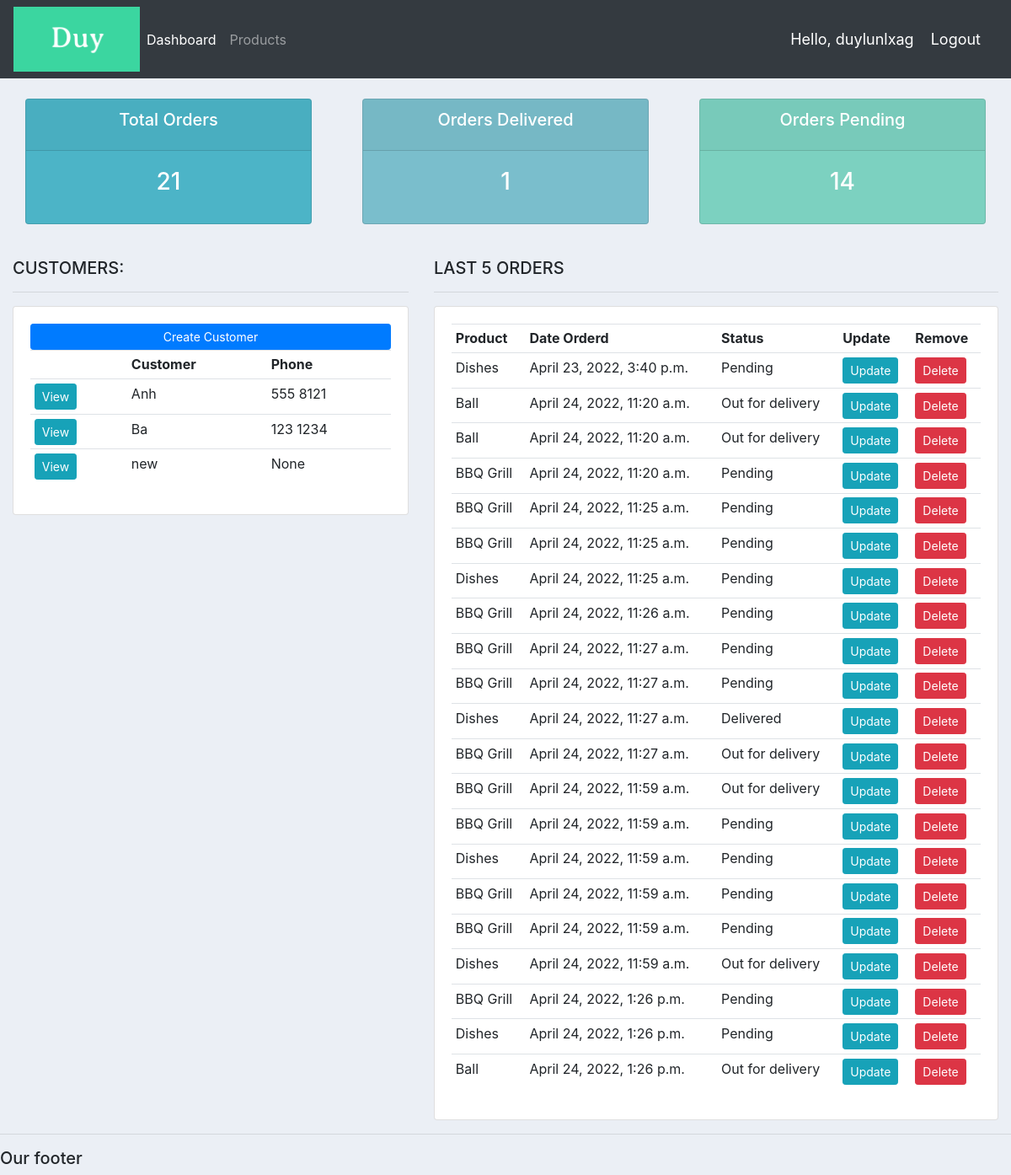
Page / (signed in) on the earlier database version.
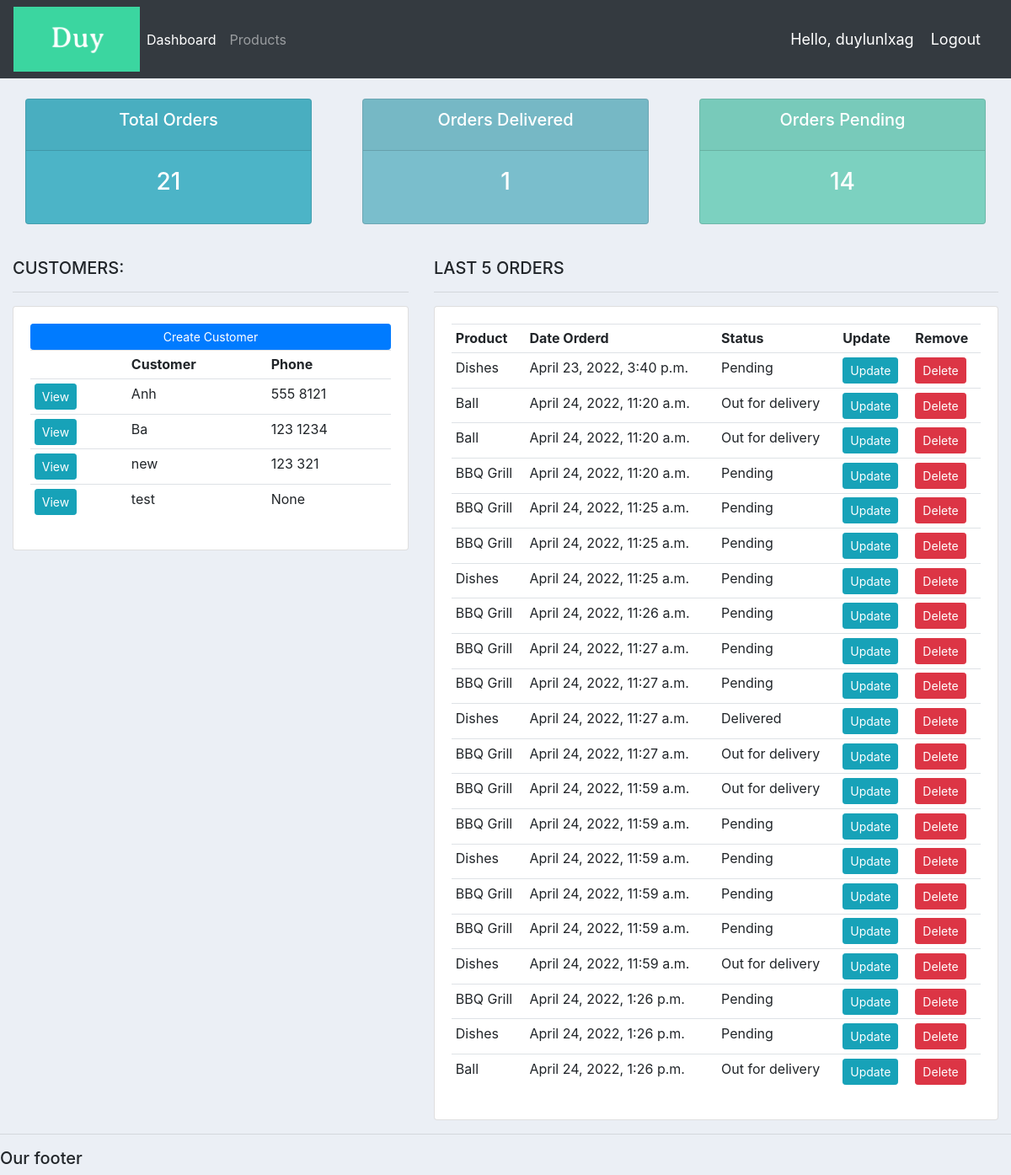
Same page on the later database version.
### accounts/models.py (models this page shows, shortened)
class Customer(models.Model):
	user = models.OneToOneField(User, null=True, blank=True, on_delete=models.CASCADE)
	name = models.CharField(max_length=200, null=True)
	phone = models.CharField(max_length=200, null=True)
	email = models.CharField(max_length=200, null=True)
	profile_pic = models.ImageField(default="profile1.png", null=True, blank=True)
	date_created = models.DateTimeField(auto_now_add=True, null=True)

class Order(models.Model):
	STATUS = (
			('Pending', 'Pending'),
			('Out for delivery', 'Out for delivery'),
			('Delivered', 'Delivered'),
			)
	customer = models.ForeignKey(Customer, null=True, on_delete= models.SET_NULL)
	product = models.ForeignKey(Product, null=True, on_delete= models.SET_NULL)
	date_created = models.DateTimeField(auto_now_add=True, null=True)
	status = models.CharField(max_length=200, null=True, choices=STATUS)
	note = models.CharField(max_length=1000, null=True)

class Product(models.Model):
	CATEGORY = (
			('Indoor', 'Indoor'),
			('Out Door', 'Out Door'),
			)
	name = models.CharField(max_length=200, null=True)
	price = models.FloatField(null=True)
	category = models.CharField(max_length=200, null=True, choices=CATEGORY)
	description = models.CharField(max_length=200, null=True, blank=True)
	date_created = models.DateTimeField(auto_now_add=True, null=True)
	tags = models.ManyToManyField(Tag)
	def __str__(self):
		return self.name

### accounts/decorators.py (the view)
	def wrapper_function(request, *args, **kwargs):
		group = None
		if request.user.groups.exists():
			group = request.user.groups.all()[0].name
		if group == 'customer':
			return redirect('user-page')
		if group == 'admin':
			return view_func(request, *args, **kwargs)

### accounts/views.py (called while the page is built)
@login_required(login_url='login')
@admin_only
def home(request):
	orders = Order.objects.all()
	customers = Customer.objects.all()
	total_customers = customers.count()
	total_orders = orders.count()
	delivered = orders.filter(status='Delivered').count()
	pending = orders.filter(status='Pending').count()
	context = {'orders':orders, 'customers':customers,
	'total_orders':total_orders,'delivered':delivered,
	'pending':pending }
	return render(request, 'accounts/dashboard.html', context)

### accounts/templates/accounts/dashboard.html
{%  extends 'accounts/main.html' %}
{% block content %}
{%  include 'accounts/status.html' %}
<br>
<div class="row">
	<div class="col-md-5">
		<h5>CUSTOMERS:</h5>
		<hr>
		<div class="card card-body">
			<a class="btn btn-primary  btn-sm btn-block" href="">Create Customer</a>
			<table class="table table-sm">
				<tr>
					<th></th>
					<th>Customer</th>
					<th>Phone</th>
				</tr>
				{% for customer in customers %}
					<tr>
						<td><a class="btn btn-sm btn-info" href="{% url 'customer' customer.id %}">View</a></td>
						<td>{{customer.name}}</td>
						<td>{{customer.phone}}</td>
					</tr>
				{% endfor %}
			</table>
		</div>
	</div>
	<div class="col-md-7">
		<h5>LAST 5 ORDERS</h5>
		<hr>
		<div class="card card-body">
			<table class="table table-sm">
				<tr>
					<th>Product</th>
					<th>Date Orderd</th>
					<th>Status</th>
					<th>Update</th>
					<th>Remove</th>
				</tr>
				{% for order in orders %}
					<tr>
						<td>{{order.product}}</td>
						<td>{{order.date_created}}</td>
						<td>{{order.status}}</td>
						<td><a class="btn btn-sm btn-info" href="{% url 'update_order' order.id %}">Update</a></td>
						<td><a class="btn btn-sm btn-danger" href="">Delete</a></td>
					</tr>
				{% endfor %}
			</table>
		</div>
	</div>
</div>
{% endblock %}

Differences in the rows shown:
changed Customer "new": phone "None" → "123 321"
added Customer: name "test", phone "None"
